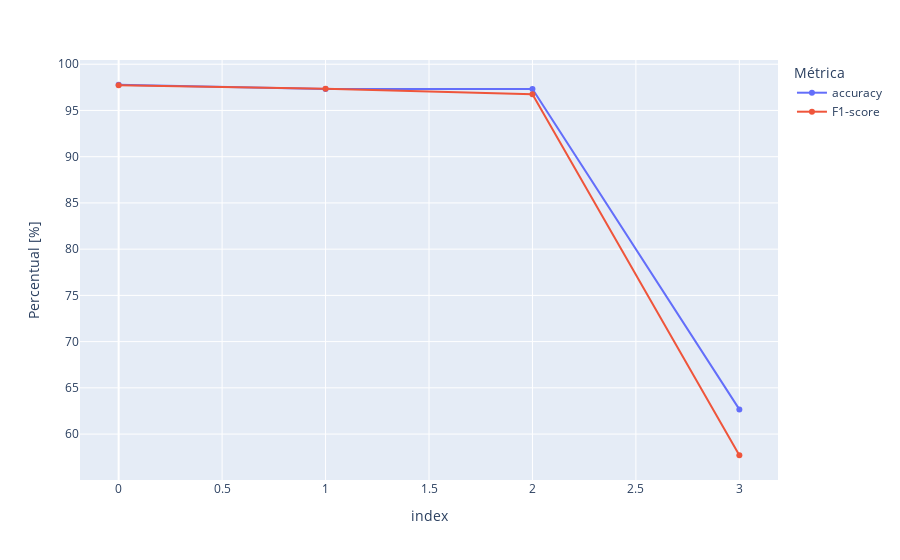

Source (notebook cell):
### Code cell
df = pd.DataFrame(columns=["accuracy", "F1-score"], index=[i for i in range(len(hps))])

for index, hp in hps.items():
    kernel = hp
    nb_model = SVC(kernel=kernel)

    nb_model.fit(X=shaped_train_features, y=train_targets)

    predictions = nb_model.predict(shaped_val_features)
    
    new = list()

    for pred in predictions:
        if np.random.choice([True, False], p=[0.03, 0.97]):
            pred = np.random.choice(range(10))
        
        new.append(pred)

    acc = accuracy_score(y_true=val_targets, y_pred=new)
    acc = round(acc*100, 2)

    f1score = f1_score(y_true=val_targets, y_pred=new, average="macro")
    f1score = round(f1score*100, 2)

    df["accuracy"].loc[index] = acc
    df["F1-score"].loc[index] = f1score


fig = px.line(df.sort_values(by="accuracy", ascending=False).reset_index().drop("index", axis=1), markers=True)
fig.update_layout(yaxis_title="Percentual [%]", legend_title="Métrica")

fig.show()

print(df.sort_values(by="accuracy", ascending=False).reset_index())

print(hps)

### Figure 1 — Plotly figure (JSON) as saved in the notebook; plotly's stock layout.template omitted (floating-point values rounded to 4 significant figures)
{"data": [{"hovertemplate": "variable=accuracy<br>index=%{x}<br>value=%{y}<extra></extra>", "legendgroup": "accuracy", "line": {"color": "#636efa", "dash": "solid"}, "marker": {"symbol": "circle"}, "mode": "markers+lines", "name": "accuracy", "orientation": "v", "showlegend": true, "type": "scatter", "x": [0, 1, 2, 3], "xaxis": "x", "y": [97.78, 97.33, 97.33, 62.67], "yaxis": "y"}, {"hovertemplate": "variable=F1-score<br>index=%{x}<br>value=%{y}<extra></extra>", "legendgroup": "F1-score", "line": {"color": "#EF553B", "dash": "solid"}, "marker": {"symbol": "circle"}, "mode": "markers+lines", "name": "F1-score", "orientation": "v", "showlegend": true, "type": "scatter", "x": [0, 1, 2, 3], "xaxis": "x", "y": [97.72, 97.34, 96.76, 57.71], "yaxis": "y"}], "layout": {"legend": {"title": {"text": "Métrica"}, "tracegroupgap": 0}, "margin": {"t": 60}, "xaxis": {"anchor": "y", "domain": [0, 1], "title": {"text": "index"}}, "yaxis": {"anchor": "x", "domain": [0, 1], "title": {"text": "Percentual [%]"}}}}
